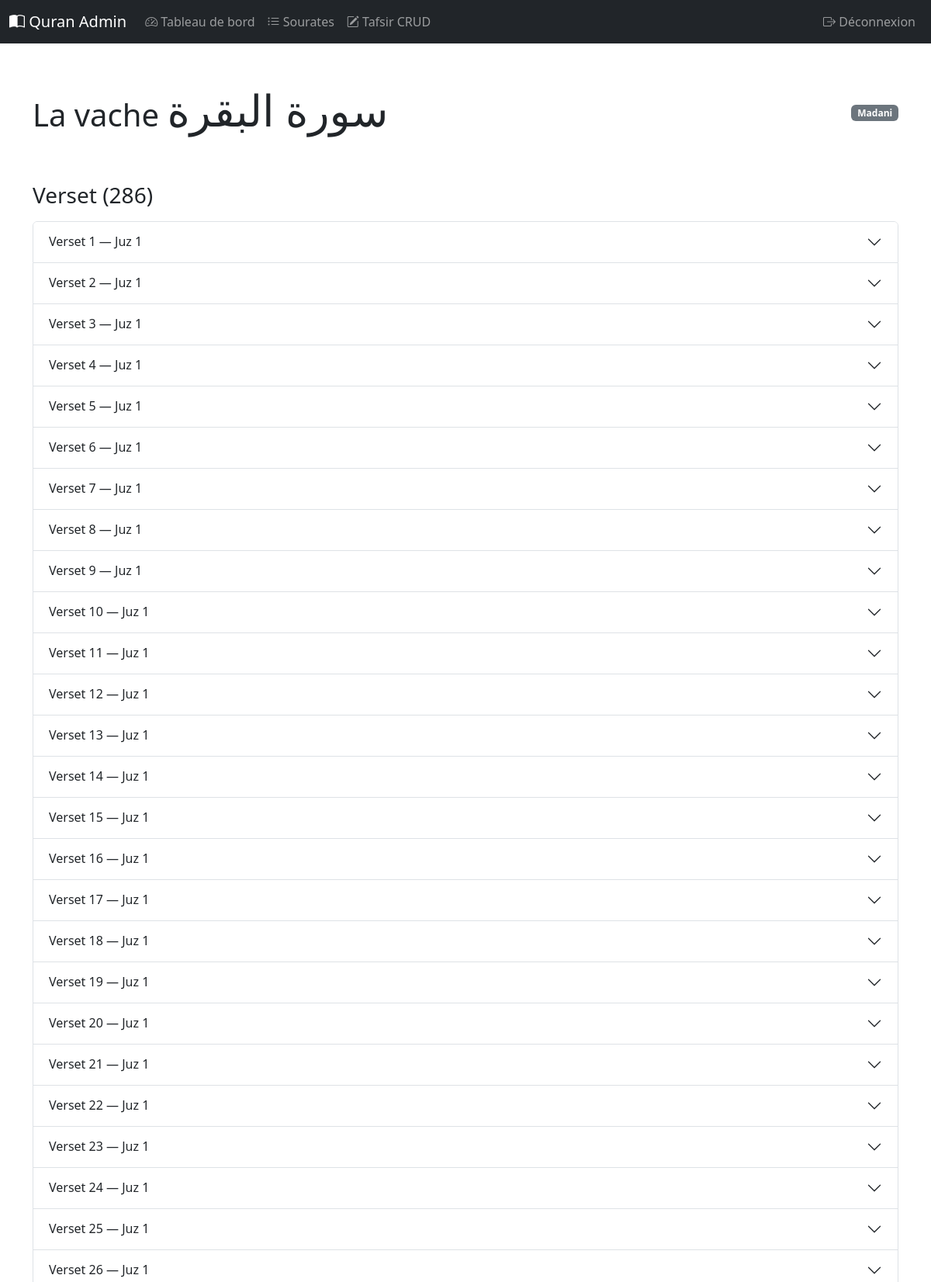
/surahs/2 (signed in, upper part), run on the app's committed database.
### tables this page shows
CREATE TABLE surahs(sura_id INTEGER PRIMARY KEY, name_ar TEXT, name_french TEXT, type TEXT, ayat_count INTEGER);

CREATE TABLE verses(ayat_id INTEGER PRIMARY KEY, sura_id INTEGER, ayat_no INTEGER, juz_no INTEGER, ayat_ar TEXT, ayat_fr TEXT, ayat_sajda INTEGER, audio_url TEXT, audio_translation_french TEXT, audio_tafsir TEXT);

### admin/app.py (the view)
    def wrapper(*args, **kwargs):
        if not session.get('logged_in'):
            return redirect(url_for('login'))
        return f(*args, **kwargs)

### admin/app.py (called while the page is built)
def get_db():
    if 'db' not in g:
        conn = sqlite3.connect(DB_PATH)
        conn.row_factory = sqlite3.Row
        g.db = conn
    return g.db

def login_required(f):
    def wrapper(*args, **kwargs):
        if not session.get('logged_in'):
            return redirect(url_for('login'))
        return f(*args, **kwargs)
    wrapper.__name__ = f.__name__
    return wrapper

@app.route('/surahs/<int:sura_id>')
@login_required
def surah_detail(sura_id):
    db = get_db()
    surah = db.execute('SELECT * FROM surahs WHERE sura_id = ?', (sura_id,)).fetchone()
    if not surah:
        flash('Surah not found', 'error')
        return redirect(url_for('surah_list'))
    verses = db.execute('SELECT * FROM verses WHERE sura_id = ? ORDER BY ayat_no', (sura_id,)).fetchall()
    tafsir_entries = db.execute('''
        SELECT t.id, t.section_id, s.title_fr, t.content
        FROM tafsir_content t
        JOIN tafsir_sections s ON s.id = t.section_id
        WHERE t.sura_id = ?
        ORDER BY s.sort_order
    ''', (sura_id,)).fetchall()
    return render_template('surah_detail.html', surah=surah, verses=verses, tafsir_entries=tafsir_entries)

### admin/templates/surah_detail.html (shortened to what this page needs)
{% extends "base.html" %}
{% block content %}
<div class="d-flex justify-content-between align-items-center">
    <h1>{{ surah.name_french }} <small class="arabic-text" dir="rtl">{{ surah.name_ar }}</small></h1>
    <span class="badge bg-secondary">{{ surah.type }}</span>
</div>
<h3 class="mt-4">Verset ({{ verses|length }})</h3>
<div class="accordion mt-3" id="versesAccordion">
    {% for verse in verses %}
    <div class="accordion-item">
        <h2 class="accordion-header" id="heading{{ verse.ayat_id }}">
            <button class="accordion-button collapsed" type="button" data-bs-toggle="collapse" data-bs-target="#collapse{{ verse.ayat_id }}" aria-expanded="false" aria-controls="collapse{{ verse.ayat_id }}">
                Verset {{ verse.ayat_no }} &mdash; Juz {{ verse.juz_no }}
            </button>
        </h2>
    </div>
    {% endfor %}
</div>
{% endblock %}

### admin/templates/base.html (style rules this page uses)
.arabic-text { font-size: 1.4em; direction: rtl; unicode-bidi: isolate; line-height: 2.2; }

### data on the page
surahs: name_french "La vache", name_ar "سورة البقرة", type "Madani"
verses: ayat_no "1", juz_no "1"
verses: ayat_no "2", juz_no "1"
verses: ayat_no "3", juz_no "1"
verses: ayat_no "4", juz_no "1"
verses: ayat_no "5", juz_no "1"
verses: ayat_no "6", juz_no "1"
verses: ayat_no "7", juz_no "1"
verses: ayat_no "8", juz_no "1"
verses: ayat_no "9", juz_no "1"
verses: ayat_no "10", juz_no "1"
verses: ayat_no "11", juz_no "1"
verses: ayat_no "12", juz_no "1"
verses: ayat_no "13", juz_no "1"
verses: ayat_no "14", juz_no "1"
verses: ayat_no "15", juz_no "1"
verses: ayat_no "16", juz_no "1"
verses: ayat_no "17", juz_no "1"
verses: ayat_no "18", juz_no "1"
verses: ayat_no "19", juz_no "1"
verses: ayat_no "20", juz_no "1"
verses: ayat_no "21", juz_no "1"
verses: ayat_no "22", juz_no "1"
verses: ayat_no "23", juz_no "1"
verses: ayat_no "24", juz_no "1"
verses: ayat_no "25", juz_no "1"
verses: ayat_no "26", juz_no "1"

### other printed values
{{ verses|length }} "286"
